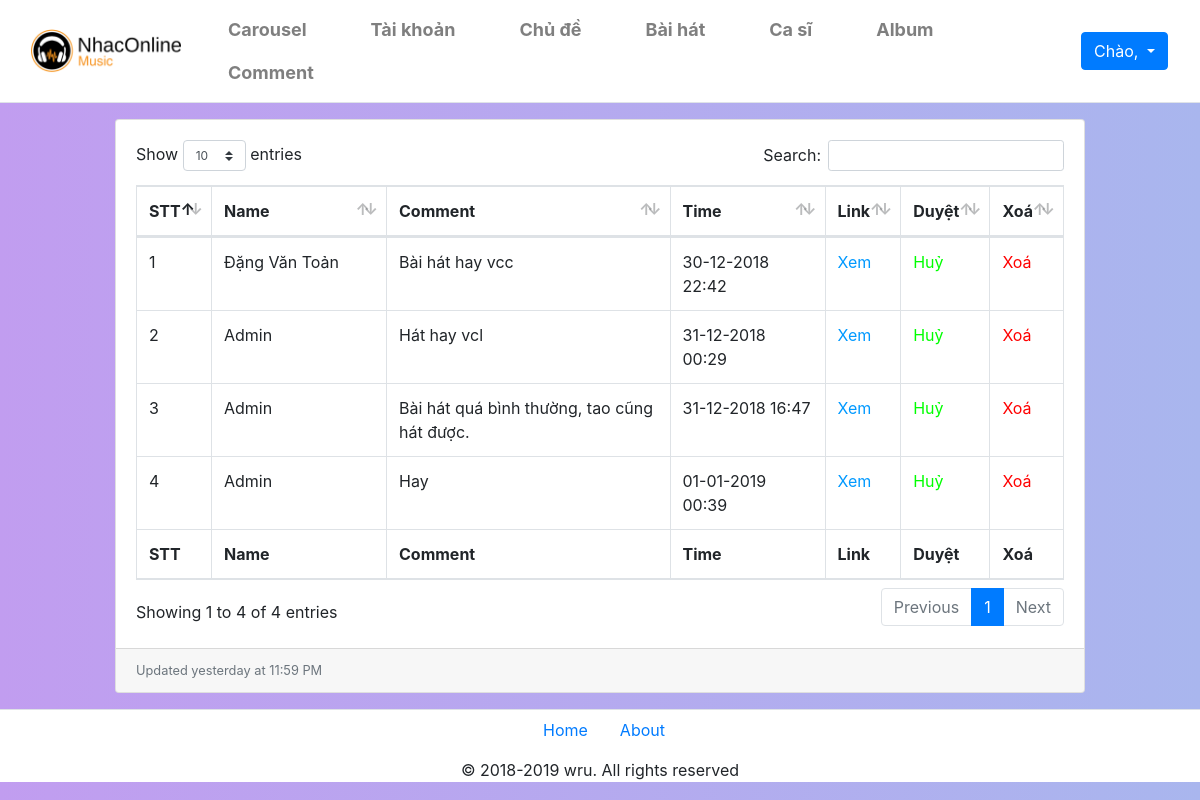
/Sources/admin/comment.php, run on an earlier commit of the app's database.
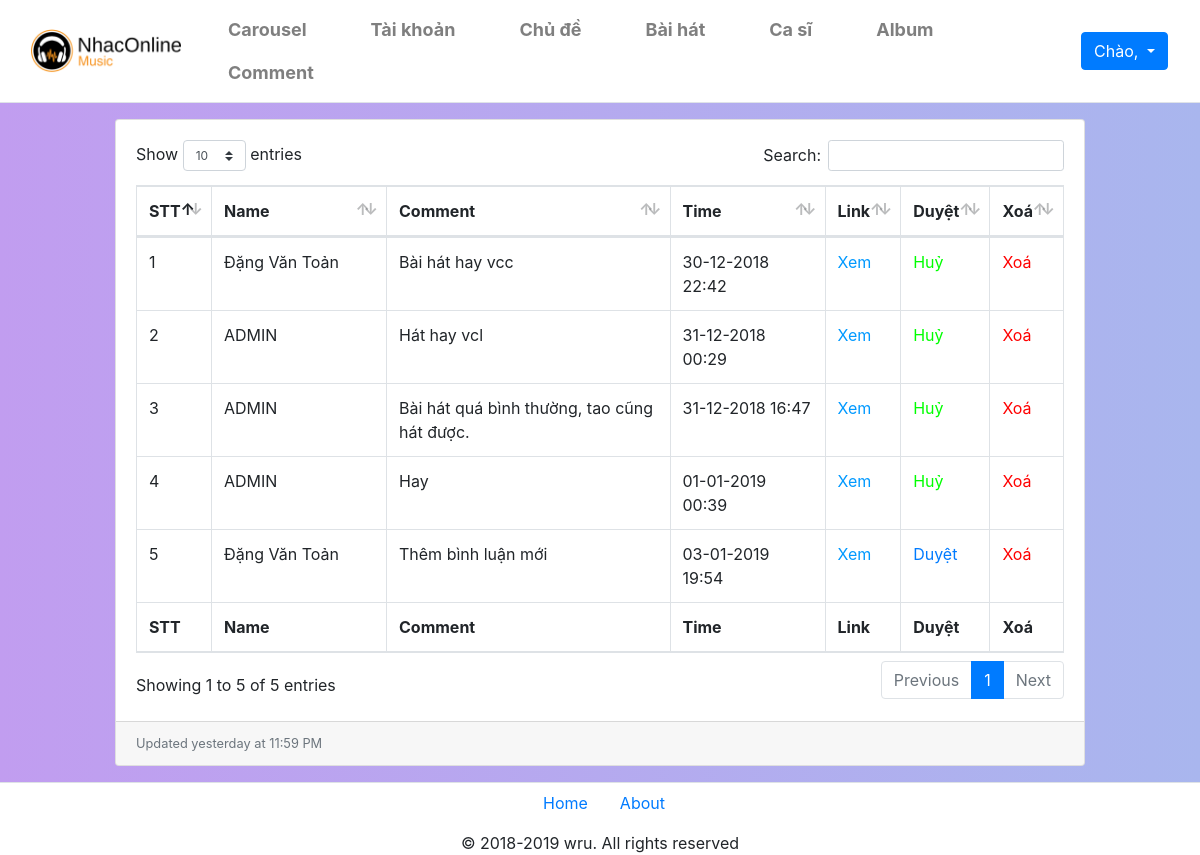
And on a later commit of the database.
### tables this page shows
CREATE TABLE `comment` (
  `id` int(100) NOT NULL,
  `noidung` text,
  `thoigian` datetime NOT NULL DEFAULT CURRENT_TIMESTAMP,
  `duyet` int(1) NOT NULL DEFAULT '0',
  `iduser` int(100) NOT NULL,
  `idbaihat` int(100) NOT NULL
);

CREATE TABLE `user` (
  `id` int(255) NOT NULL,
  `userName` varchar(100) NOT NULL,
  `passWord` varchar(100) NOT NULL,
  `hoten` varchar(200) DEFAULT NULL,
  `gioitinh` varchar(100) DEFAULT NULL,
  `ngaysinh` varchar(100) DEFAULT NULL,
  `diachi` varchar(100) DEFAULT NULL,
  `sdt` varchar(20) DEFAULT NULL,
  `email` varchar(100) NOT NULL,
  `level` int(1) NOT NULL DEFAULT '0',
  `code` varchar(100) NOT NULL,
  `active` int(1) DEFAULT NULL,
  `avatar` varchar(100) NOT NULL DEFAULT 'image/avatar.png',
  `ngaydangky` datetime NOT NULL DEFAULT CURRENT_TIMESTAMP
);

### Sources/admin/comment.php (the view, shortened to what this page needs)
<!DOCTYPE html>
<html lang="en">
<head>
    <link href="css/bootstrap.min.css" rel="stylesheet">
    <link href="css/dataTables.bootstrap4.css" rel="stylesheet">
    <link rel="stylesheet" href="./css/fix.css">
</head>
<body>
    <?php
        include('header.php');
    ?>
    <main class="col-md-10 m-auto">
    <div class="card mb-3 mt-3">
        <div class="card-body">
            <div class="table-responsive">
                <table class="table table-bordered" id="dataTable" width="100%" cellspacing="0">
                    <thead>
                        <tr>
                            <th>STT</th>
                            <th>Name</th>
                            <th>Comment</th>
                            <th>Time</th>
                            <th>Link</th>
                            <th>Duyệt</th>
                            <th>Xoá</th>
                        </tr>
                    </thead>
                    <tfoot>
                        <tr>
                            <th>STT</th>
                            <th>Name</th>
                            <th>Comment</th>
                            <th>Time</th>
                            <th>Link</th>
                            <th>Duyệt</th>
                            <th>Xoá</th>
                        </tr>
                    </tfoot>
                    <tbody>
                    <?php
                        include('../php/connect.php');
                        $stt=1;
                        $result = mysqli_query($con,"SELECT u.hoten,c.id,c.thoigian,c.noidung,c.duyet,c.idbaihat FROM comment c INNER JOIN user u ON c.iduser = u.id");
                        While($data = mysqli_fetch_assoc($result))
                        {
                            $sqltime=$data['thoigian'];
                            $timestamp=strtotime($sqltime);
                            $time=date('d-m-Y H:i',$timestamp);
                            echo "<tr>";
                            echo "<td style='width:50px;'>$stt</td>";
                            echo "<td style='width:150px;'>$data[hoten]</td>";
                            echo "<td>$data[noidung]</td>";
                            echo "<td style='width:130px;'>$time</td>";
                            echo "<td><a href='../playnhac.php?id=$data[idbaihat]' target='_blank' style='color:#09F;'>Xem</a></td>";
                            if($data['duyet']==0)
                            {
                                echo "<td><a href='./duyet.php?id=$data[id]&d=1'>Duyệt</a></td>";
                            }
                            else{
                                echo "<td><a href='./duyet.php?id=$data[id]&d=0' style='color:lime;'>Huỷ</a></td>";
                            }
                            echo "<td><a href='./del_comment.php?id=$data[id]' onclick=' return xacnhan();' style='color:red;'>Xoá</a></td>";
                            echo "</tr>";
                            $stt++;
                        }
                    ?>
                    </tbody>
                </table>
            </div>
        </div>
        <div class="card-footer small text-muted">Updated yesterday at 11:59 PM</div>
    </div>
    </main>
    <?php
        include('footer.php');
    ?>
</body>
</html>

What changed in the data, as far as the page shows it:
changed through a linked row, comment "Hát hay vcl": iduser.hoten "Admin" → "ADMIN"
changed through a linked row, comment "Bài hát quá bình thường, tao cũng hát được.": iduser.hoten "Admin" → "ADMIN"
changed through a linked row, comment "Hay": iduser.hoten "Admin" → "ADMIN"
added comment: iduser.hoten "Đặng Văn Toản", noidung "Thêm bình luận mới", thoigian "03-01-2019 19:54"
Also different on the page:
text written by a page script: "Show entries Search: Showing 1 to 4 of 4 entries Previous 1 Next" → "Show entries Search: Showing 1 to 5 of 5 entries Previous 1 Next"
